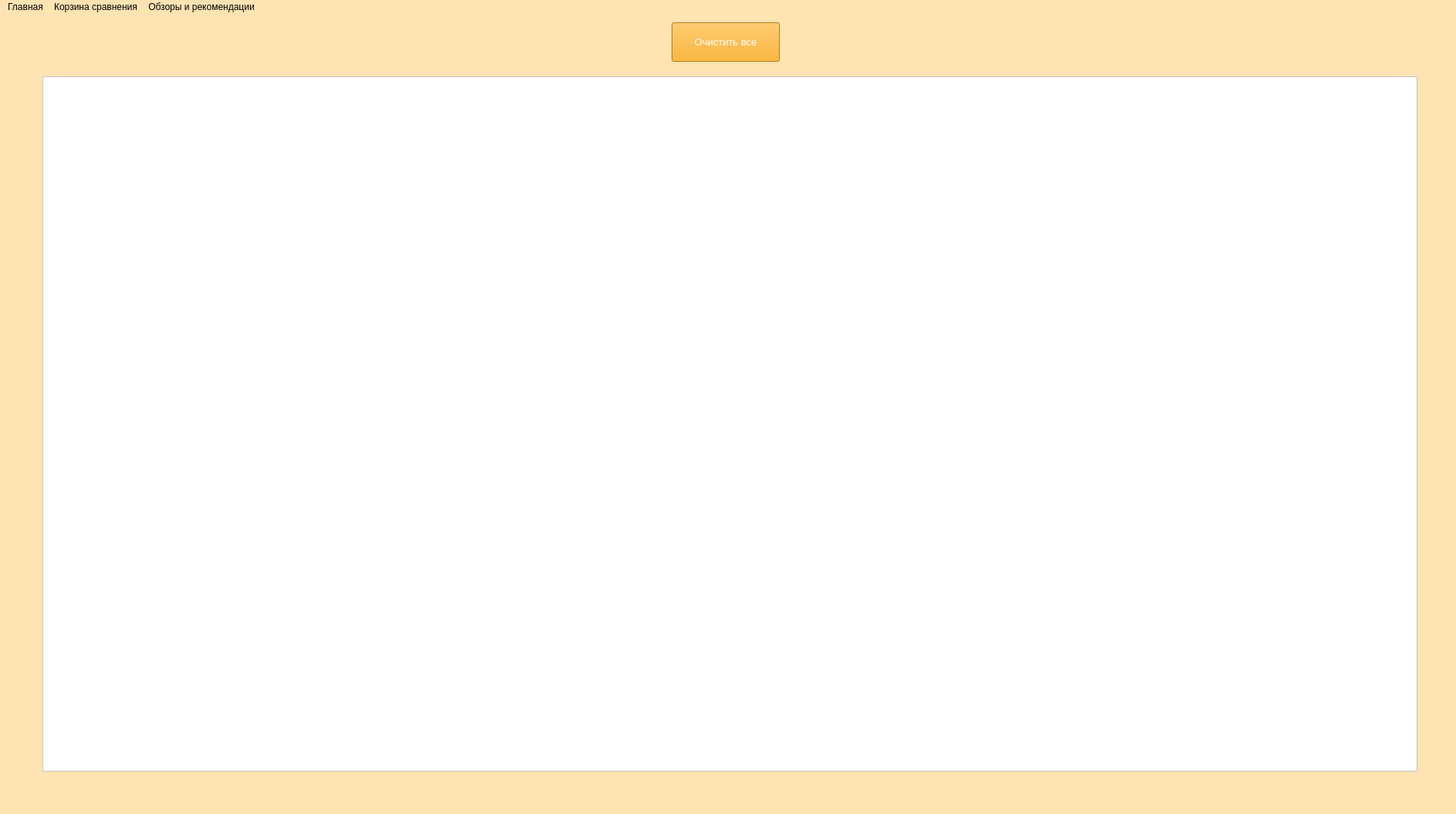
<?xml version="1.0" encoding="UTF-8"?>
<ui version="4.0">
 <class>MainWindow</class>
 <widget class="QMainWindow" name="MainWindow">
  <property name="geometry">
   <rect>
    <x>0</x>
    <y>0</y>
    <width>1886</width>
    <height>1055</height>
   </rect>
  </property>
  <property name="sizePolicy">
   <sizepolicy hsizetype="Preferred" vsizetype="Preferred">
    <horstretch>0</horstretch>
    <verstretch>0</verstretch>
   </sizepolicy>
  </property>
  <property name="windowTitle">
   <string>Главная страница</string>
  </property>
  <property name="styleSheet">
   <string notr="true">background-color: #ffe3b3</string>
  </property>
  <property name="toolButtonStyle">
   <enum>Qt::ToolButtonIconOnly</enum>
  </property>
  <property name="animated">
   <bool>true</bool>
  </property>
  <property name="documentMode">
   <bool>false</bool>
  </property>
  <widget class="QWidget" name="centralwidget">
   <widget class="QListWidget" name="list_items">
    <property name="geometry">
     <rect>
      <x>55</x>
      <y>80</y>
      <width>1781</width>
      <height>901</height>
     </rect>
    </property>
    <property name="styleSheet">
     <string notr="true">background-color: white</string>
    </property>
   </widget>
   <widget class="QPushButton" name="btn_clear">
    <property name="geometry">
     <rect>
      <x>870</x>
      <y>10</y>
      <width>140</width>
      <height>51</height>
     </rect>
    </property>
    <property name="font">
     <font>
      <pointsize>10</pointsize>
     </font>
    </property>
    <property name="styleSheet">
     <string notr="true">background-color: orange; color: white; </string>
    </property>
    <property name="text">
     <string>Очистить все</string>
    </property>
   </widget>
  </widget>
  <widget class="QMenuBar" name="menubar">
   <property name="geometry">
    <rect>
     <x>0</x>
     <y>0</y>
     <width>1886</width>
     <height>26</height>
    </rect>
   </property>
   <widget class="QMenu" name="menu_home">
    <property name="title">
     <string>Главная</string>
    </property>
   </widget>
   <widget class="QMenu" name="menu_basket">
    <property name="title">
     <string>Корзина сравнения</string>
    </property>
   </widget>
   <widget class="QMenu" name="menu_review">
    <property name="geometry">
     <rect>
      <x>231</x>
      <y>153</y>
      <width>159</width>
      <height>54</height>
     </rect>
    </property>
    <property name="font">
     <font>
      <pointsize>9</pointsize>
     </font>
    </property>
    <property name="styleSheet">
     <string notr="true"/>
    </property>
    <property name="title">
     <string>Обзоры и рекомендации</string>
    </property>
    <property name="separatorsCollapsible">
     <bool>false</bool>
    </property>
   </widget>
   <addaction name="menu_home"/>
   <addaction name="menu_basket"/>
   <addaction name="menu_review"/>
  </widget>
  <action name="action">
   <property name="text">
    <string>сц</string>
   </property>
  </action>
 </widget>
 <resources/>
 <connections/>
</ui>
